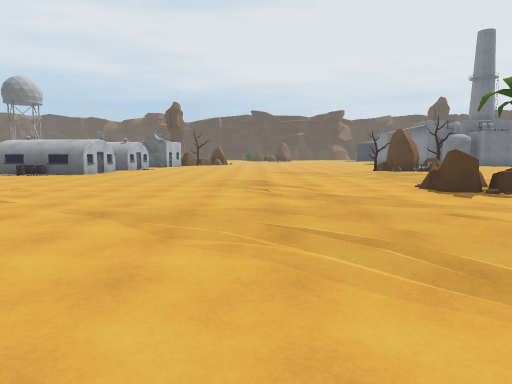
View 1 (above)

24 first-person views from a walk through a Unity game level. The camera is 1.4 m above the floor, tilts 6° down and sees 70° across. The floor is counted in squares, 2 m on a side. Each view is taken from the middle of a square. On the plan, view 1 faces up. The plan holds only what a view shows up to about 11 squares ahead; the rest is blank. The place goes on beyond the plan. Some animated figures are not drawn.

View 2
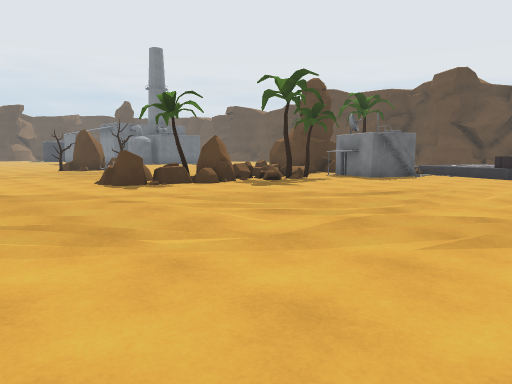

View 3
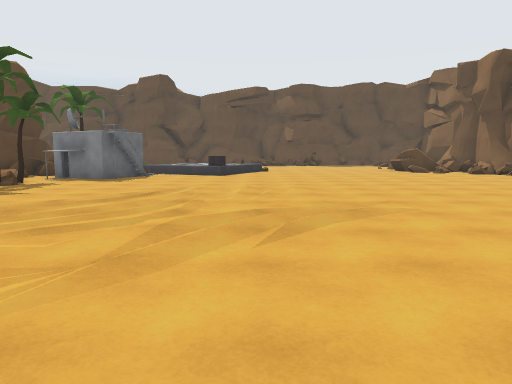

View 4
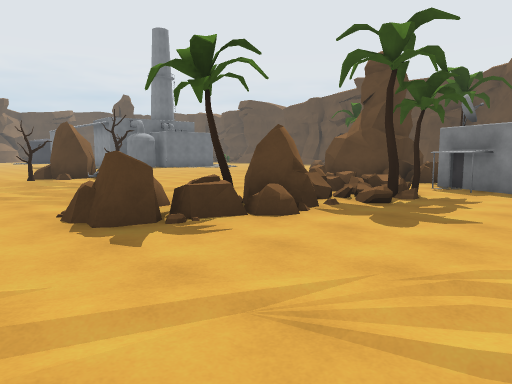

View 5
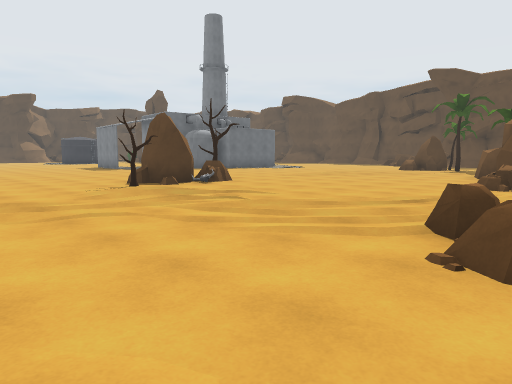

View 6
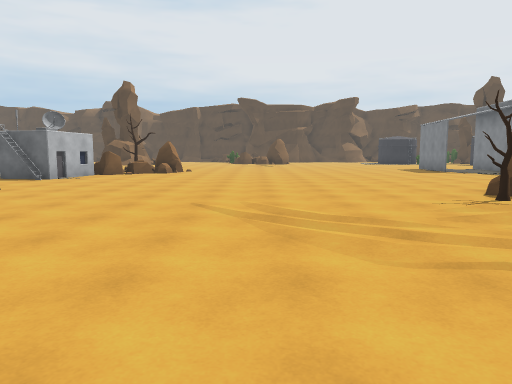

View 7
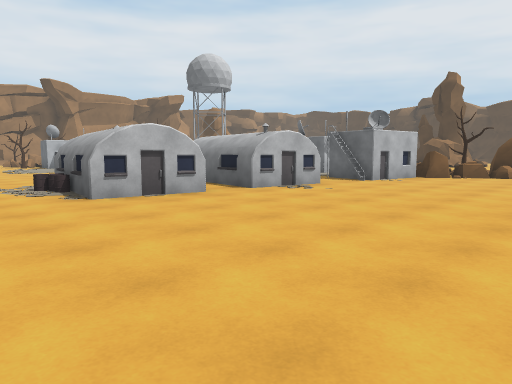

View 8
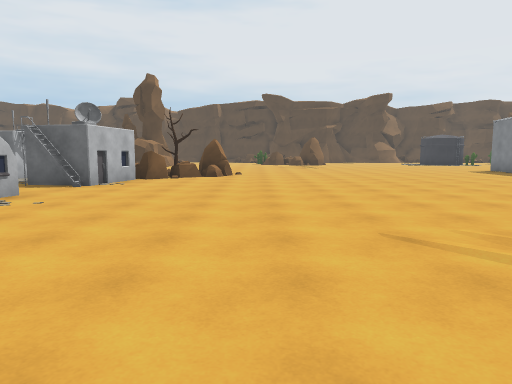

View 9
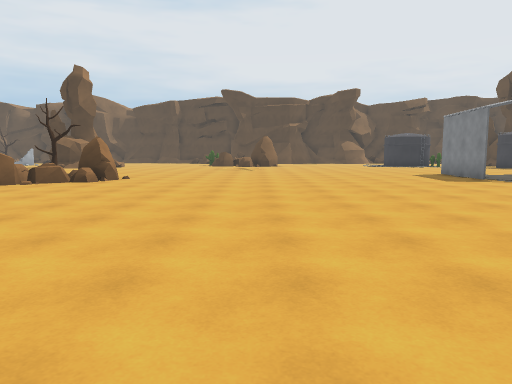

View 10
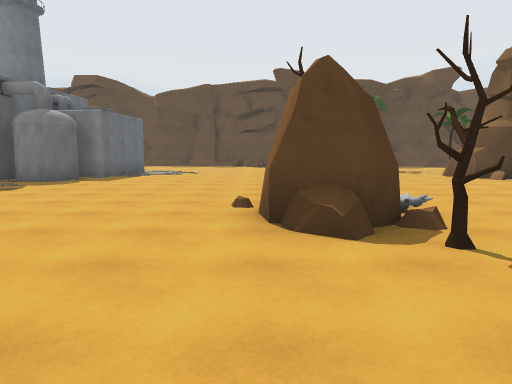

View 11
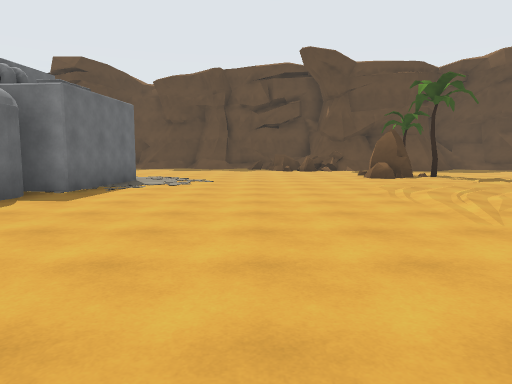

View 12
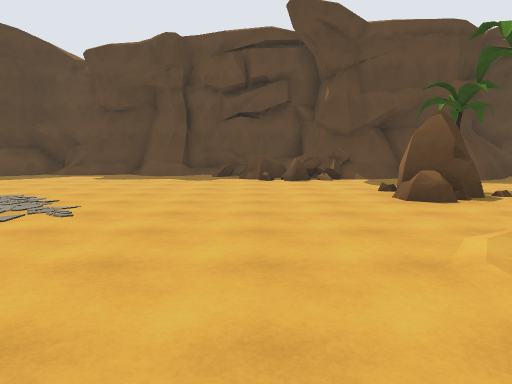

View 13
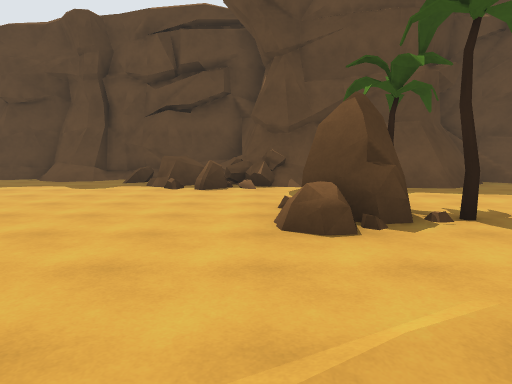

View 14
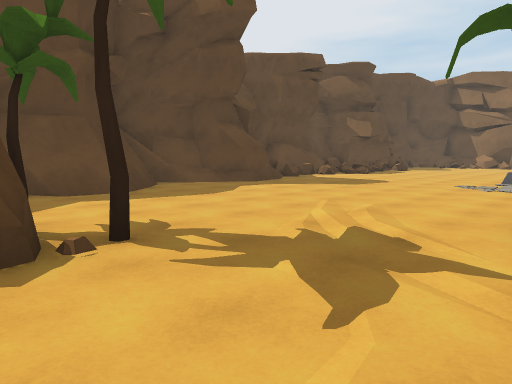

View 15
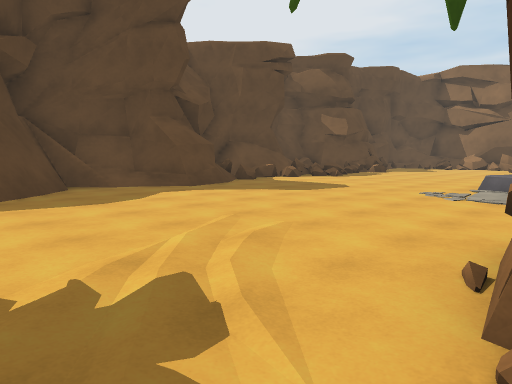

View 16
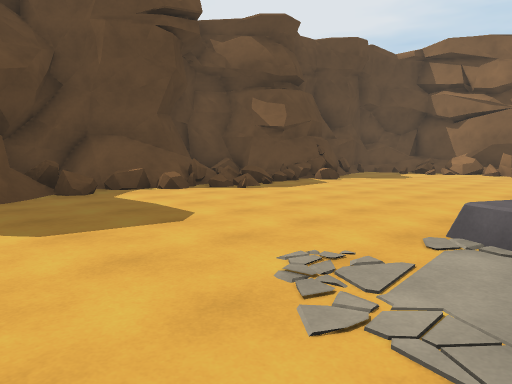

View 17
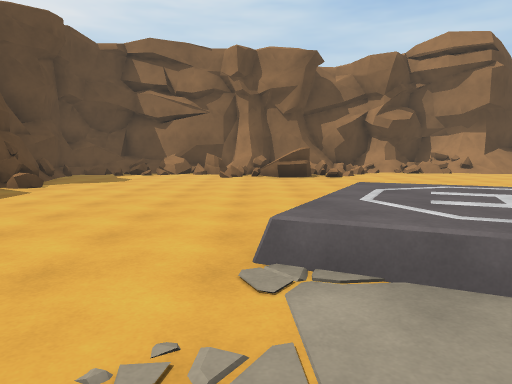

View 18
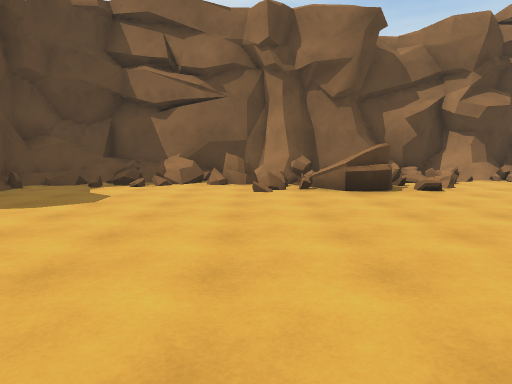

View 19
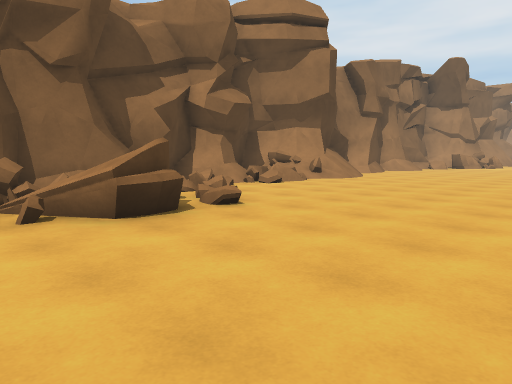

View 20
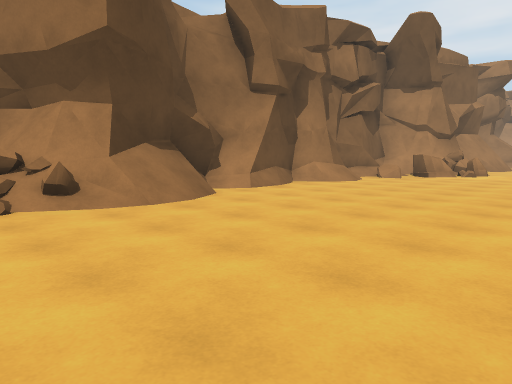

View 21
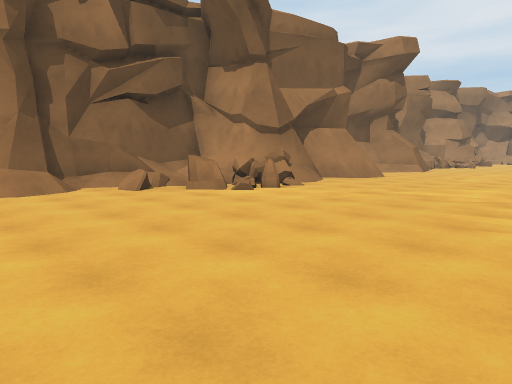

View 22
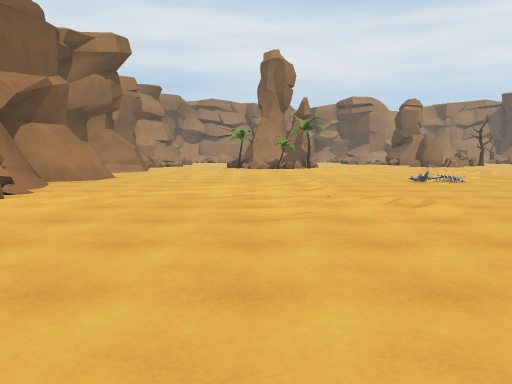

View 23
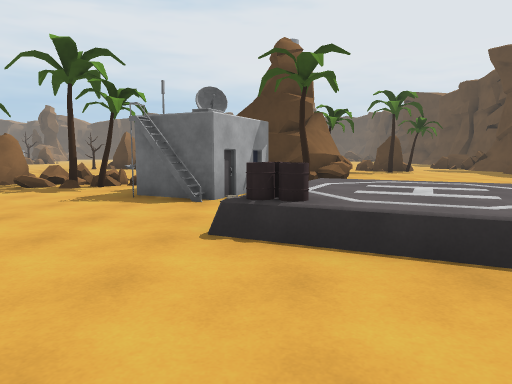

View 24
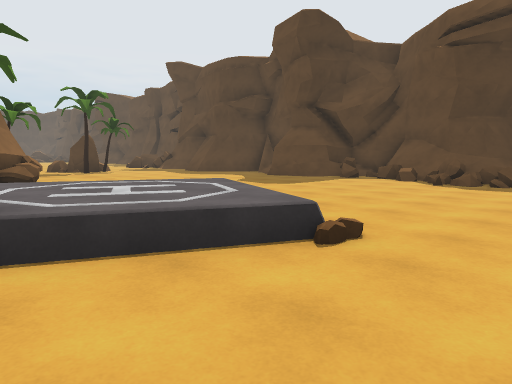

### Floor plan
Key: @ floor where view 1 was taken; # wall or solid block; . main floor; : floor 0.5 m higher than the main floor; + floor 0.75 m higher than the main floor; / step, stairs or slope; = window, fence, low wall or low ledge; ^ raised ledge; R rock; T tree; B building.
Columns run from 8 left of view 1 to 24 right of it. Each row starts with its distance up from view 1.
 24        .........#.
 23     TRR.........#.  #        ..
 22 BB  RR..............#      ....
 21 #.B R...............###   .....##
 20  .BB..................##........#
 19   #B...........................##
 18   ..............................#
 17    B..........................=##
 16 BBB...........R..............=^/^
 15  ............RRT.............##/#
 14   B..........T...............=#^^
 13 BBB......................RR../#
 12 BB.......................TT...#
 11 .............................##
 10  ....................#T......##
  9   ................R####....../##
  8   ....../....R....#####......./##
  7    .........RTR#==#####......./#
  6     ..........R#TTB##T ......###
  5 ..  ..............BBB  ......###
  4 ..................BBB:........=#
  3  ....................:::=.....=##
  2 ..=.................= ://.....=#
  1 .........../........#=#=.....#=^^
  0 ........@.............=......#+##
 -1 ............................./###
 -2 .............................=#
 -3 .............................##
 -4 ..............................#
 -5 ..............................#
 -6 .....#=...............#===....#
 -7 ###/##^=.............####..#=##
 -8   ####==......///==.#== #=====#
 -9      ########/###=#/##  #######
-10             #########

Positions as (right, up) in squares from view 1, and headings:
1: (0, 0), facing up
2: (0, -1), facing up-right
3: (0, 0), facing right
4: (2, 3), facing up-right
5: (1, 7), facing up-right
6: (1, 9), facing up
7: (0, 10), facing up-left
8: (-1, 11), facing up
9: (2, 13), facing up
10: (2, 16), facing right
11: (6, 17), facing right
12: (11, 16), facing right
13: (13, 14), facing right
14: (14, 13), facing down-right
15: (14, 11), facing down-right
16: (15, 6), facing down-right
17: (16, 5), facing down
18: (17, 1), facing down
19: (17, -2), facing down-left
20: (10, -3), facing down-left
21: (3, -1), facing down-left
22: (3, -2), facing left
23: (12, -2), facing up
24: (12, -2), facing up-right
